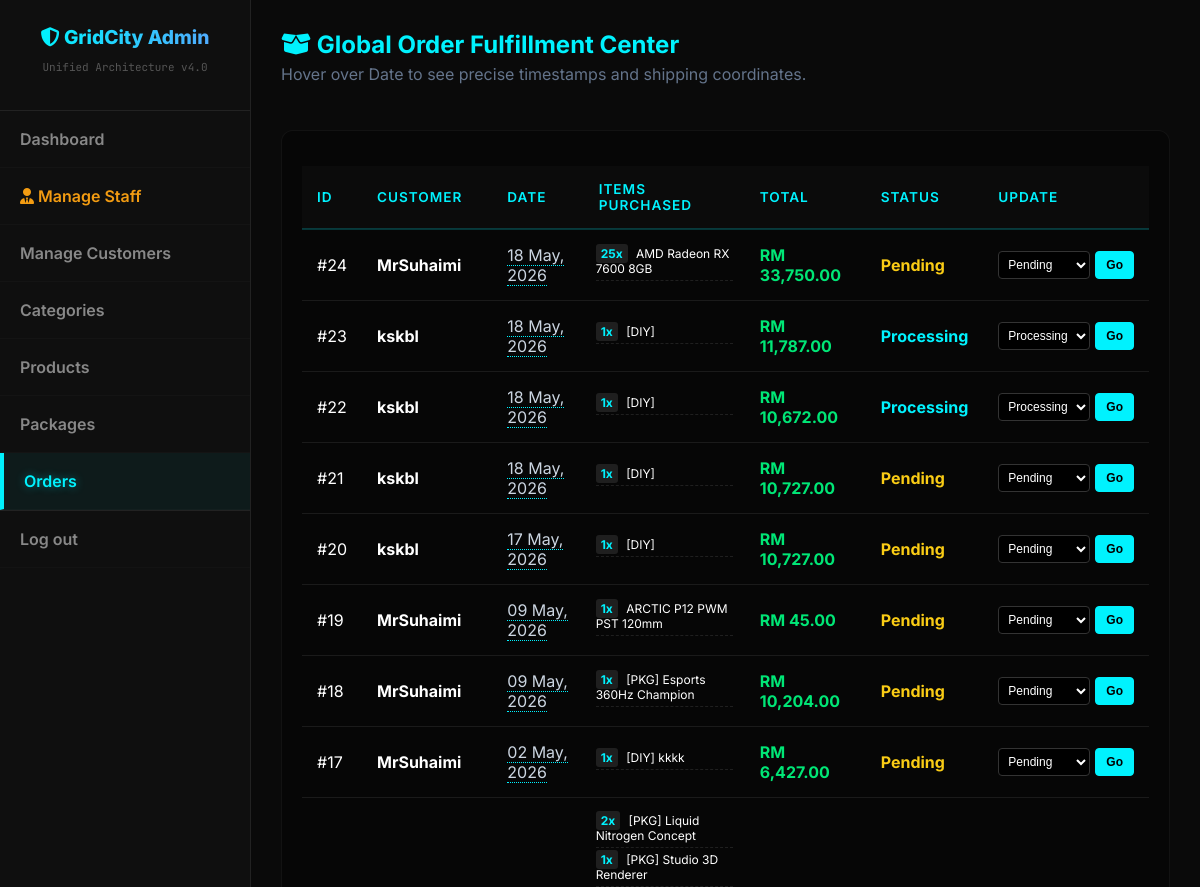
The page /manage_orders.php (signed in, upper part) on the database as committed earlier.
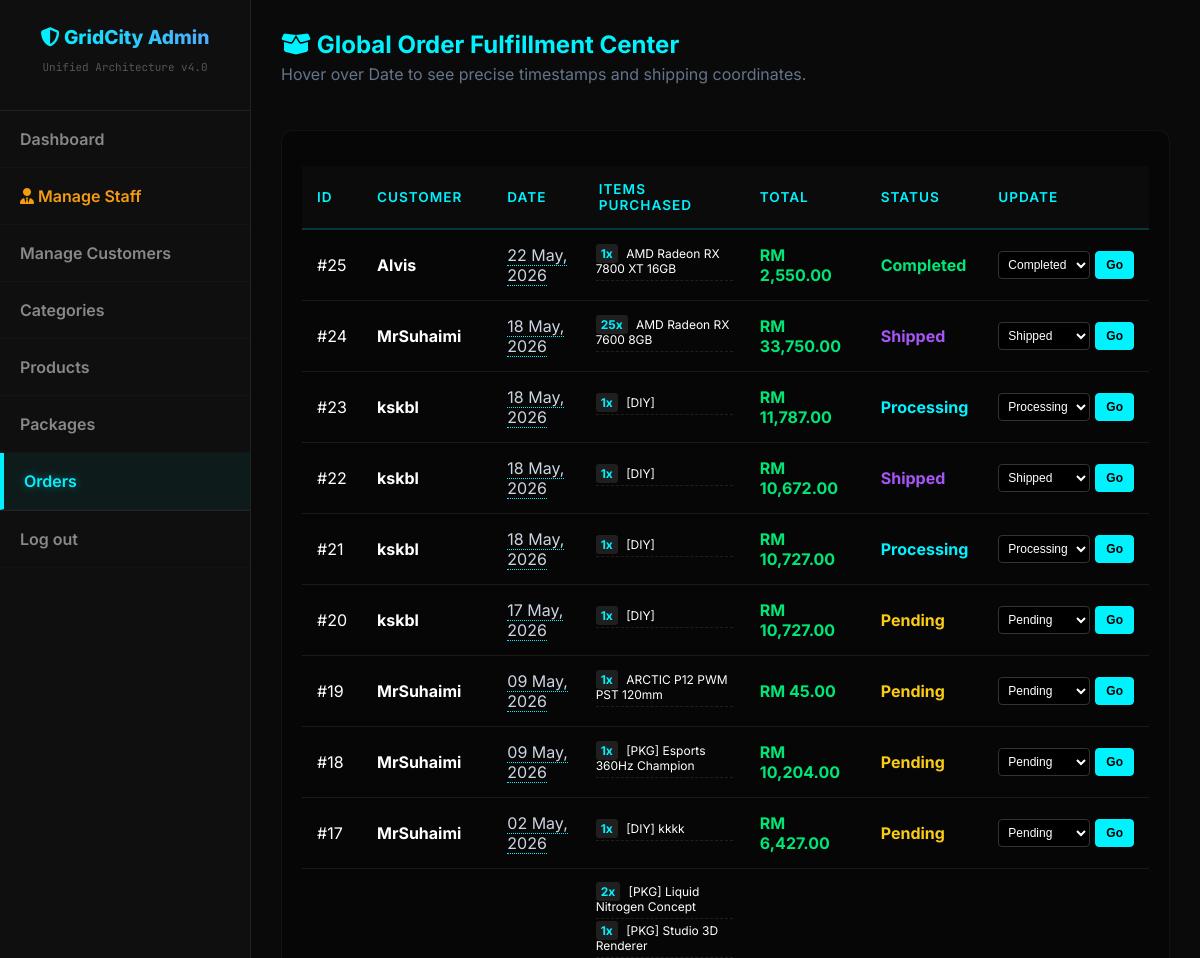
The same page on the database as committed later.
### tables this page shows
CREATE TABLE `orders` (
  `order_id` int(11) NOT NULL,
  `order_name` varchar(100) DEFAULT 'My Custom Order',
  `customer_id` int(11) NOT NULL,
  `order_date` datetime DEFAULT current_timestamp(),
  `total_amount` decimal(10,2) NOT NULL,
  `coins_used` int(11) NOT NULL DEFAULT 0,
  `discount_amount` decimal(10,2) NOT NULL DEFAULT 0.00,
  `shipping_address` text NOT NULL,
  `contact_number` varchar(20) DEFAULT NULL,
  `order_status` varchar(20) DEFAULT 'Pending'
);

CREATE TABLE `customers` (
  `customer_id` int(11) NOT NULL,
  `username` varchar(150) DEFAULT NULL,
  `first_name` varchar(50) DEFAULT NULL,
  `last_name` varchar(50) DEFAULT NULL,
  `email` varchar(100) NOT NULL,
  `password` varchar(255) NOT NULL,
  `phone_number` varchar(20) DEFAULT NULL,
  `birthday` date DEFAULT NULL,
  `wallet_balance` decimal(10,2) NOT NULL DEFAULT 0.00,
  `reward_coins` int(11) NOT NULL DEFAULT 0,
  `membership_tier` varchar(20) DEFAULT 'Standard',
  `vip_expiry_date` datetime DEFAULT NULL,
  `auto_renew` tinyint(1) DEFAULT 0,
  `default_shipping_address` text DEFAULT NULL,
  `account_status` varchar(20) DEFAULT 'Active',
  `reset_token` varchar(6) DEFAULT NULL,
  `reset_token_expire` datetime DEFAULT NULL,
  `pref_gamer` int(11) DEFAULT 0,
  `pref_creator` int(11) DEFAULT 0,
  `pref_student` int(11) DEFAULT 0,
  `pref_enthusiast` int(11) DEFAULT 0,
  `created_at` datetime DEFAULT current_timestamp()
);

CREATE TABLE `order_details` (
  `order_detail_id` int(11) NOT NULL,
  `order_id` int(11) NOT NULL,
  `product_id` int(11) DEFAULT NULL,
  `pc_build` int(11) DEFAULT NULL,
  `package_id` int(11) DEFAULT NULL,
  `affiliate_id` int(11) DEFAULT NULL,
  `quantity` int(11) NOT NULL,
  `unit_price` decimal(10,2) NOT NULL
);

CREATE TABLE `products` (
  `product_id` int(11) NOT NULL,
  `category_id` int(11) NOT NULL,
  `product_name` varchar(100) NOT NULL,
  `description` text DEFAULT NULL,
  `price` decimal(10,2) NOT NULL,
  `stock_quantity` int(11) NOT NULL DEFAULT 0,
  `specifications` text DEFAULT NULL,
  `image_url` varchar(255) DEFAULT NULL,
  `status` varchar(20) DEFAULT 'Available',
  `tdp_wattage` int(11) DEFAULT 0,
  `is_package` tinyint(1) DEFAULT 0,
  `socket_type` varchar(20) DEFAULT NULL COMMENT 'For CPU and Motherboard (e.g., LGA1700, AM5)',
  `ram_type` varchar(20) DEFAULT NULL COMMENT 'For Motherboard and RAM (e.g., DDR4, DDR5)',
  `performance_tier` int(2) DEFAULT 0 COMMENT '1-10 scale for AI Bottleneck calculation'
);

### manage_orders.php (the view, shortened to what the changed rows need)
<!DOCTYPE html>
<html lang="en">
<head>
    <link rel="stylesheet" href="https://cdnjs.cloudflare.com/ajax/libs/font-awesome/6.4.0/css/all.min.css">
    <link rel="stylesheet" href="css/admin_style.css">
</head>
<body>
    <div class="admin-container">
        <div class="admin-content" style="padding: 30px;">
            <header class="admin-header" style="margin-bottom: 30px;">
                <h2 style="color: #00f2fe; margin:0;"><i class="fas fa-box-open"></i> Global Order Fulfillment Center</h2>
            </header>
            <div class="table-container" style="background: rgba(0,0,0,0.4); padding: 20px; border-radius: 12px; border: 1px solid rgba(255,255,255,0.05);">
                <table style="width:100%; border-collapse: collapse;">
                    <thead>
                        <tr style="border-bottom: 2px solid rgba(0,242,254,0.2); text-align: left;">
                            <th style="padding:15px;">ID</th>
                            <th style="padding:15px;">Customer</th>
                            <th style="padding:15px;">Date</th>
                            <th style="padding:15px;">Items Purchased</th>
                            <th style="padding:15px;">Total</th>
                            <th style="padding:15px;">Status</th>
                            <th style="padding:15px;">Update</th>
                        </tr>
                    </thead>
                    <tbody>
                        <?php
                        $sql = "SELECT o.*, c.username FROM orders o JOIN customers c ON o.customer_id = c.customer_id ORDER BY o.order_id DESC";
                        $res = $conn->query($sql);
                        while ($row = $res->fetch_assoc()) {
                            $order_id = $row['order_id'];
                            $status = $row['order_status'];
                            $status_color = "#facc15";
                            if ($status == 'Processing') $status_color = "#00f2fe";
                            elseif ($status == 'Shipped') $status_color = "#a855f7";
                            elseif ($status == 'Completed') $status_color = "#00e676";
                            elseif ($status == 'Cancelled') $status_color = "#ff4d4d";
                            echo "<tr style='border-bottom: 1px solid rgba(255,255,255,0.05);'>";
                            echo "<td style='padding:15px;'>#$order_id</td>";
                            echo "<td style='padding:15px;'><strong>" . htmlspecialchars($row['username']) . "</strong></td>";
                            echo "<td style='padding:15px;' class='order-tooltip-container'>
                                    <span style='border-bottom: 1px dotted #00f2fe; color:#cbd5e1;'>" . date('d M, Y', strtotime($row['order_date'])) . "</span>
                                    <div class='order-tooltip'>
                                        <div class='tt-title'><i class='fas fa-clock'></i> Exact Order Time</div>
                                        <div class='tt-info' style='color: #00e676;'>" . date('d M Y, h:i:s A', strtotime($row['order_date'])) . "</div>
                                        <div class='tt-title' style='margin-top: 10px;'><i class='fas fa-map-marker-alt'></i> Shipping Address</div>
                                        <div class='tt-info' style='color:#aaa; font-size:12px; font-family:Inter; white-space:pre-wrap;'>" . htmlspecialchars($row['shipping_address']) . "</div>
                                    </div>
                                  </td>";
                            echo "<td><div style='font-size: 12px; color: #fff;'>";
                            $sql_items = "SELECT od.quantity, p.product_name, pkg.package_name, sb.build_name FROM order_details od LEFT JOIN products p ON od.product_id = p.product_id LEFT JOIN packages pkg ON od.package_id = pkg.package_id LEFT JOIN saved_builds sb ON od.pc_build = sb.pc_build WHERE od.order_id = $order_id";
                            $res_items = $conn->query($sql_items);
                            while($item = $res_items->fetch_assoc()) {
                                $name = $item['product_name'] ?: ($item['package_name'] ? "[PKG] ".$item['package_name'] : "[DIY] ".$item['build_name']);
                                echo "<div class='item-row'><span class='qty-badge'>{$item['quantity']}x</span> ".htmlspecialchars($name)."</div>";
                            }
                            echo "</div></td>";
                            echo "<td style='padding:15px; color:#00e676; font-weight:bold;'>RM ".number_format($row['total_amount'], 2)."</td>";
                            echo "<td style='padding:15px; font-weight:bold; color:$status_color'>$status</td>";
                            echo "<td style='padding:15px;'>
                                    <form method='POST' style='display:flex; gap:5px;'>
                                        <input type='hidden' name='order_id' value='$order_id'>
                                        <select name='new_status' style='background:#000; color:#fff; border:1px solid #333; padding:5px; border-radius:4px; font-size:12px;'>
                                            <option value='Pending' ".($status=='Pending'?'selected':'').">Pending</option>
                                            <option value='Processing' ".($status=='Processing'?'selected':'').">Processing</option>
                                            <option value='Shipped' ".($status=='Shipped'?'selected':'').">Shipped</option>
                                            <option value='Completed' ".($status=='Completed'?'selected':'').">Completed</option>
                                            <option value='Cancelled' ".($status=='Cancelled'?'selected':'').">Cancelled</option>
                                        </select>
                                        <button type='submit' name='update_status' class='btn-action' style='padding:5px 10px; font-size:12px; background:#00f2fe; color:#000;'>Go</button>
                                    </form>
                                  </td>";
                            echo "</tr>";
                        }
                        ?>
                    </tbody>
                </table>
            </div>
        </div>
    </div>
</body>
</html>

Rows that differ between the two databases and show on the page:
added orders: order_id "25", customer.username "Alvis", order_date "22 May, 2026", total_amount "2,550.00", order_status "Completed", new_status "Completed"
added order_details: quantity "1", product.product_name "AMD Radeon RX 7800 XT 16GB", shown under "25"
changed orders id 24: order_status "Pending" → "Shipped"; new_status "Pending" → "Shipped"
changed orders id 22: order_status "Processing" → "Shipped"; new_status "Processing" → "Shipped"
changed orders id 21: order_status "Pending" → "Processing"; new_status "Pending" → "Processing"
